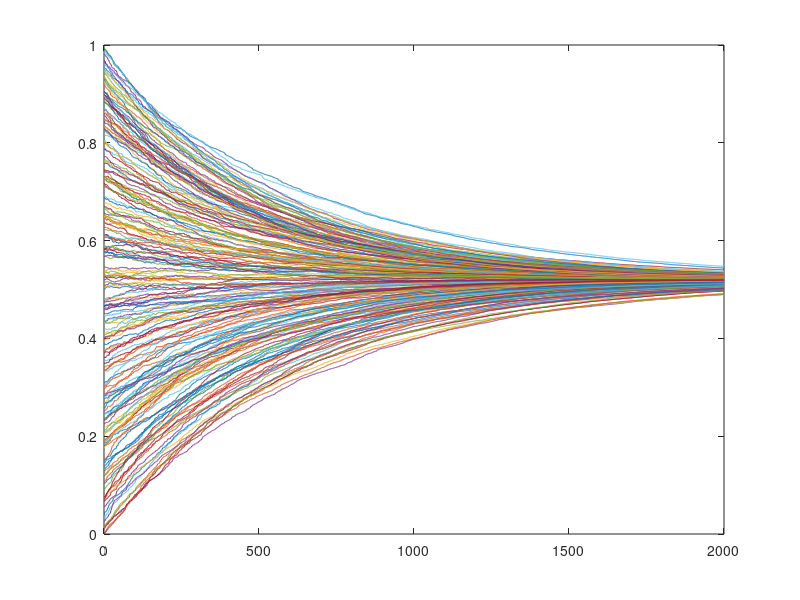

This figure's MATLAB source: (Note: this script raises an error after producing the figure.)
%% Our model with the circles of trust
%  MSSSM - HS13 - Opinion Convergence
%  The Opinions Formers
%% Initialization
% number of agents
N = 200;
% number of iterations
iter = 2000;
% convergence parameter
c = 0.004;
% u in [0, 1]
u = 1;

% initialize matrix with vectors of opinions
M = zeros(N, iter);
% opinions at the beginning
M(:, 1) = rand(N, 1);
% initialize position
pos = rand(N, 2);
% radius of/factor for "circles of trust"
r1 = 0.2;
f1 = 1;
r2 = 0.4;
f2 = 0.75;
f = 0.25;
%% Calculation
for t=1:iter-1
   % shuffle the rows of the matrix
   newindex = randperm(size(M,1));
   M = M(newindex, :);
   pos = pos(newindex, :);
   % interactions
   % (we split the matrix in two halfs)
   half = N/2;
   for j=1:half
       if (abs(M(j, t) - M(j+half, t)) < u)
           f = 0.25;
           if (norm((pos(j, :)-pos(j+half, :)), 2) < r2)
               f = f2;
               if (norm((pos(j, :)-pos(j+half, :)), 2) < r1)
                   f = f1;
               end
           end
           M(j, t+1) = M(j, t) + f * c * (M(j+half, t) - M(j, t));
           M(j+half, t+1) = M(j+half, t) + f * c * (M(j, t) - M(j+half, t));
       else
           M(j, t+1) = M(j, t);
           M(j+half, t+1) = M(j+half, t);
       end
   end
end

%% Plot
 for i=1:N-1
     plot(M(i, :))
     hold on
 end
plot(M(N, :));
saveas(gcf, 'circlesoftrust_1', 'bmp');
xlabel('Number Of Iterations');
ylabel('Opinion');
seed = RandStream.getGlobalStream;
save('circlesoftrust', 'N', 'iter', 'c', 'u', 'M', 'pos', 'seed');